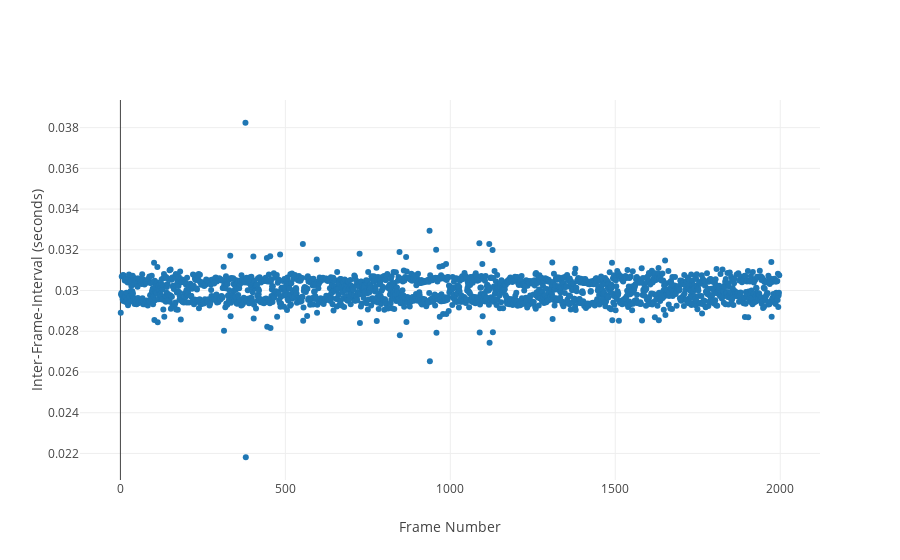

The cell this chart's notebook holds for it:
### Markdown cell above
It seems the errors in frame intervals gets progressively worse?

### Code cell
myFrameDiff = np.diff( frame_df['secondsSinceStart'].astype(float).values )
#myFrameDiff = np.diff( frame_df['ticks'].astype(float).values ) / 1000.0
#myFrameDiff = np.diff( frame_df['perf_counter'].astype(float).values ) 
#myFrameDiff = frame_df['lastFrameInterval'].astype(float).values / 1000

fig = {
    'data': [{
        'x': frame_df.value, 
        'y': myFrameDiff, 
        'text': '', 
        'mode': 'markers', 
        'name': ''
    }],
    'layout': {
        'xaxis': {'title': 'Frame Number'},
        'yaxis': {'title': "Inter-Frame-Interval (seconds)"}
    }
}

iplot(fig, filename='pandas/multiple-scatter')

### Figure 1 — Plotly figure (JSON) as saved in the notebook; plotly's stock layout.template omitted (floating-point values rounded to 4 significant figures; data arrays with more than 128 entries replaced by an {"elided": "..."} marker saying what was removed)
{"data": [{"mode": "markers", "name": "", "text": "", "x": {"elided": "1998 int values"}, "y": {"elided": "1997 float values"}}], "layout": {"xaxis": {"title": "Frame Number"}, "yaxis": {"title": "Inter-Frame-Interval (seconds)"}}}
